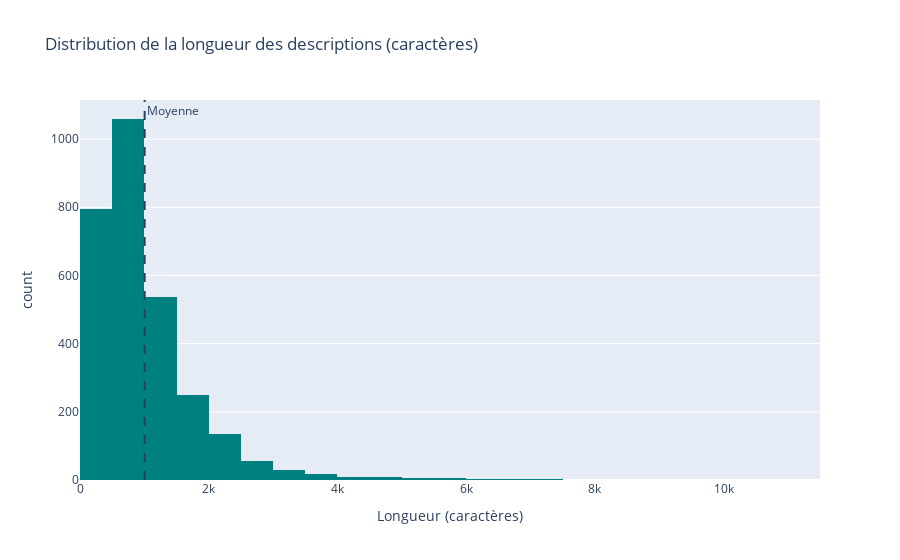
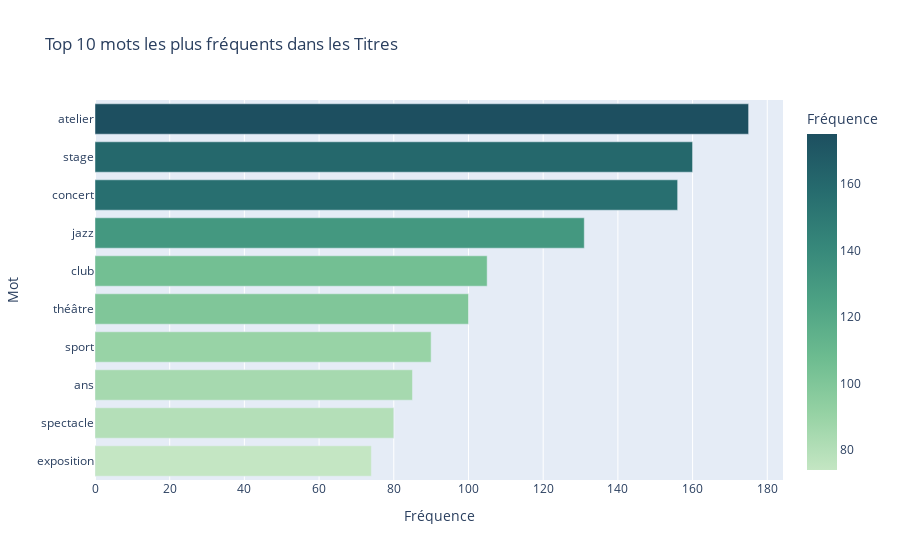
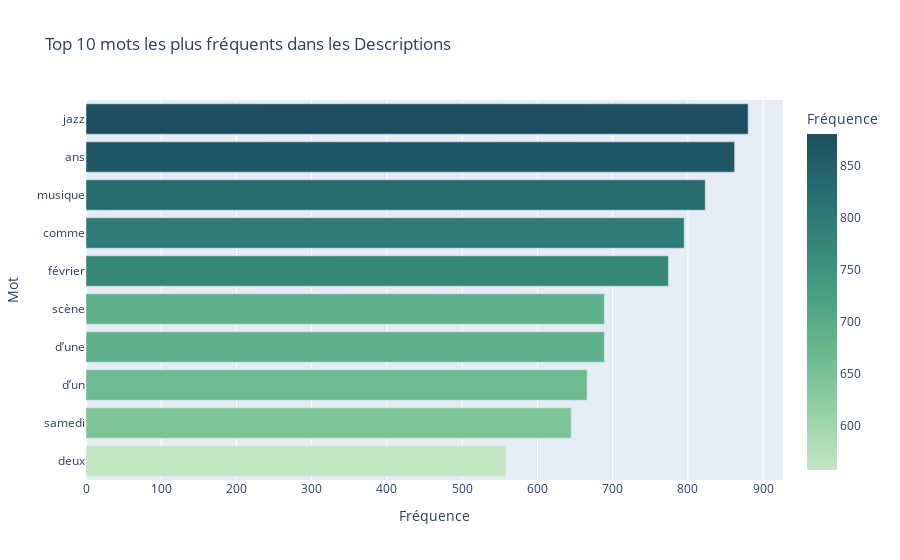

These figures' notebook cell, in order:
### Markdown cell above
### 4.2 Analyse de Contenu (NLP)
Analyse de la longueur des descriptions et des termes les plus fréquents dans les titres pour comprendre le contenu des événements.

### Code cell
# Calculate description length in characters
df_clean['desc_len'] = df_clean['description_clean'].fillna('').astype(str).str.len()

# Histogram of Description Length
fig = px.histogram(df_clean, x="desc_len", nbins=50, 
                   title="Distribution de la longueur des descriptions (caractères)",
                   labels={'desc_len': 'Longueur (caractères)', 'count': 'Nombre'},
                   color_discrete_sequence=['teal'])
fig.add_vline(x=df_clean['desc_len'].mean(), line_dash="dash", annotation_text="Moyenne")
fig.show()

# Utilisation de la fonction utilitaire plot_common_words pour l'analyse sémantique

# Titles
plot_common_words(df_clean['title'], "Top 10 mots les plus fréquents dans les Titres")

# Descriptions
plot_common_words(df_clean['description_clean'], "Top 10 mots les plus fréquents dans les Descriptions")

### Figure 1 — Plotly figure (JSON) as saved in the notebook; plotly's stock layout.template omitted (floating-point values rounded to 4 significant figures; data arrays with more than 128 entries replaced by an {"elided": "..."} marker saying what was removed)
{"data": [{"bingroup": "x", "hovertemplate": "Longueur (caractères)=%{x}<br>count=%{y}<extra></extra>", "legendgroup": "", "marker": {"color": "teal", "pattern": {"shape": ""}}, "name": "", "nbinsx": 50, "orientation": "v", "showlegend": false, "type": "histogram", "x": {"elided": "2921 int values"}, "xaxis": "x", "yaxis": "y"}], "layout": {"annotations": [{"showarrow": false, "text": "Moyenne", "x": 1004.0, "xanchor": "left", "xref": "x", "y": 1, "yanchor": "top", "yref": "y domain"}], "barmode": "relative", "legend": {"tracegroupgap": 0}, "shapes": [{"line": {"dash": "dash"}, "type": "line", "x0": 1004.0, "x1": 1004.0, "xref": "x", "y0": 0, "y1": 1, "yref": "y domain"}], "title": {"text": "Distribution de la longueur des descriptions (caractères)"}, "xaxis": {"anchor": "y", "domain": [0, 1], "title": {"text": "Longueur (caractères)"}}, "yaxis": {"anchor": "x", "domain": [0, 1], "title": {"text": "count"}}}}

### Figure 2 — Plotly figure (JSON) as saved in the notebook; plotly's stock layout.template omitted (floating-point values rounded to 4 significant figures)
{"data": [{"hovertemplate": "Fréquence=%{marker.color}<br>Mot=%{y}<extra></extra>", "legendgroup": "", "marker": {"color": [175, 160, 156, 131, 105, 100, 90, 85, 80, 74], "coloraxis": "coloraxis", "pattern": {"shape": ""}}, "name": "", "orientation": "h", "showlegend": false, "textposition": "auto", "type": "bar", "x": [175, 160, 156, 131, 105, 100, 90, 85, 80, 74], "xaxis": "x", "y": ["atelier", "stage", "concert", "jazz", "club", "théâtre", "sport", "ans", "spectacle", "exposition"], "yaxis": "y"}], "layout": {"barmode": "relative", "coloraxis": {"colorbar": {"title": {"text": "Fréquence"}}, "colorscale": [[0, "rgb(196, 230, 195)"], [0.1667, "rgb(150, 210, 164)"], [0.3333, "rgb(109, 188, 144)"], [0.5, "rgb(77, 162, 132)"], [0.6667, "rgb(54, 135, 122)"], [0.8333, "rgb(38, 107, 110)"], [1, "rgb(29, 79, 96)"]]}, "legend": {"tracegroupgap": 0}, "title": {"text": "Top 10 mots les plus fréquents dans les Titres"}, "xaxis": {"anchor": "y", "domain": [0, 1], "title": {"text": "Fréquence"}}, "yaxis": {"anchor": "x", "categoryorder": "total ascending", "domain": [0, 1], "title": {"text": "Mot"}}}}

### Figure 3 — Plotly figure (JSON) as saved in the notebook; plotly's stock layout.template omitted (floating-point values rounded to 4 significant figures)
{"data": [{"hovertemplate": "Fréquence=%{marker.color}<br>Mot=%{y}<extra></extra>", "legendgroup": "", "marker": {"color": [880, 862, 823, 795, 774, 689, 689, 666, 645, 558], "coloraxis": "coloraxis", "pattern": {"shape": ""}}, "name": "", "orientation": "h", "showlegend": false, "textposition": "auto", "type": "bar", "x": [880, 862, 823, 795, 774, 689, 689, 666, 645, 558], "xaxis": "x", "y": ["jazz", "ans", "musique", "comme", "février", "d’une", "scène", "d’un", "samedi", "deux"], "yaxis": "y"}], "layout": {"barmode": "relative", "coloraxis": {"colorbar": {"title": {"text": "Fréquence"}}, "colorscale": [[0, "rgb(196, 230, 195)"], [0.1667, "rgb(150, 210, 164)"], [0.3333, "rgb(109, 188, 144)"], [0.5, "rgb(77, 162, 132)"], [0.6667, "rgb(54, 135, 122)"], [0.8333, "rgb(38, 107, 110)"], [1, "rgb(29, 79, 96)"]]}, "legend": {"tracegroupgap": 0}, "title": {"text": "Top 10 mots les plus fréquents dans les Descriptions"}, "xaxis": {"anchor": "y", "domain": [0, 1], "title": {"text": "Fréquence"}}, "yaxis": {"anchor": "x", "categoryorder": "total ascending", "domain": [0, 1], "title": {"text": "Mot"}}}}
